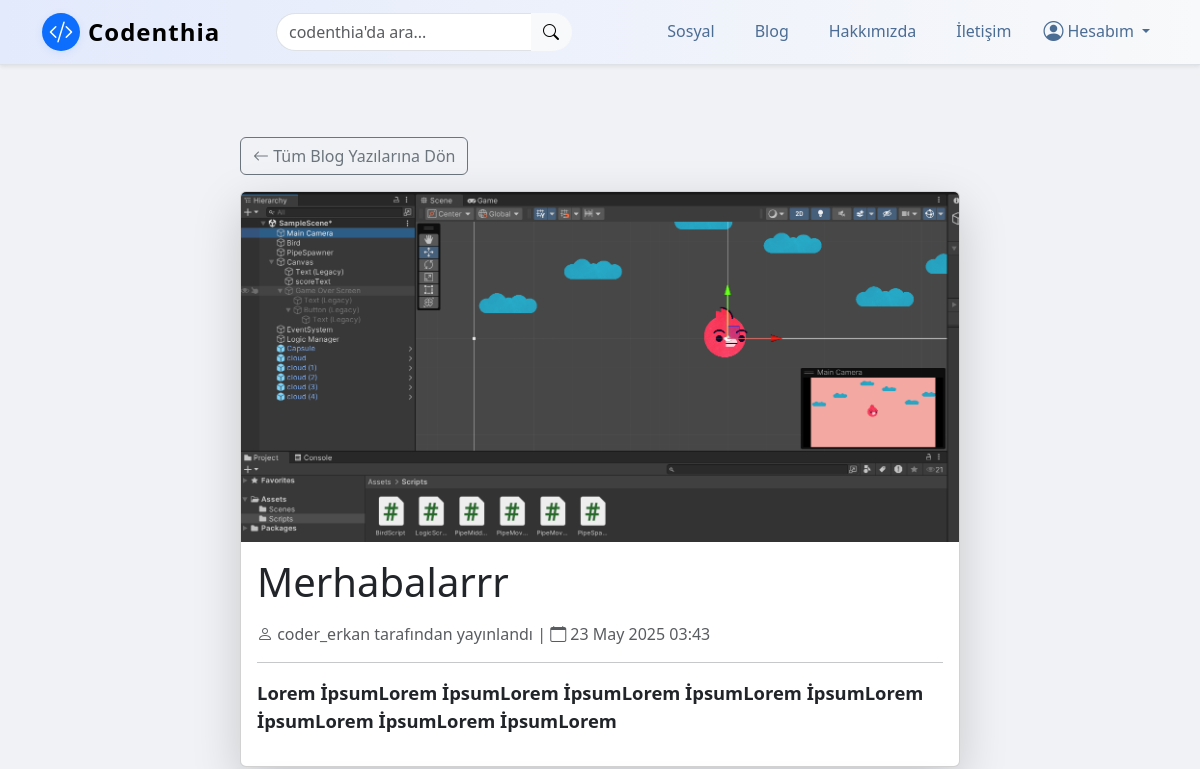
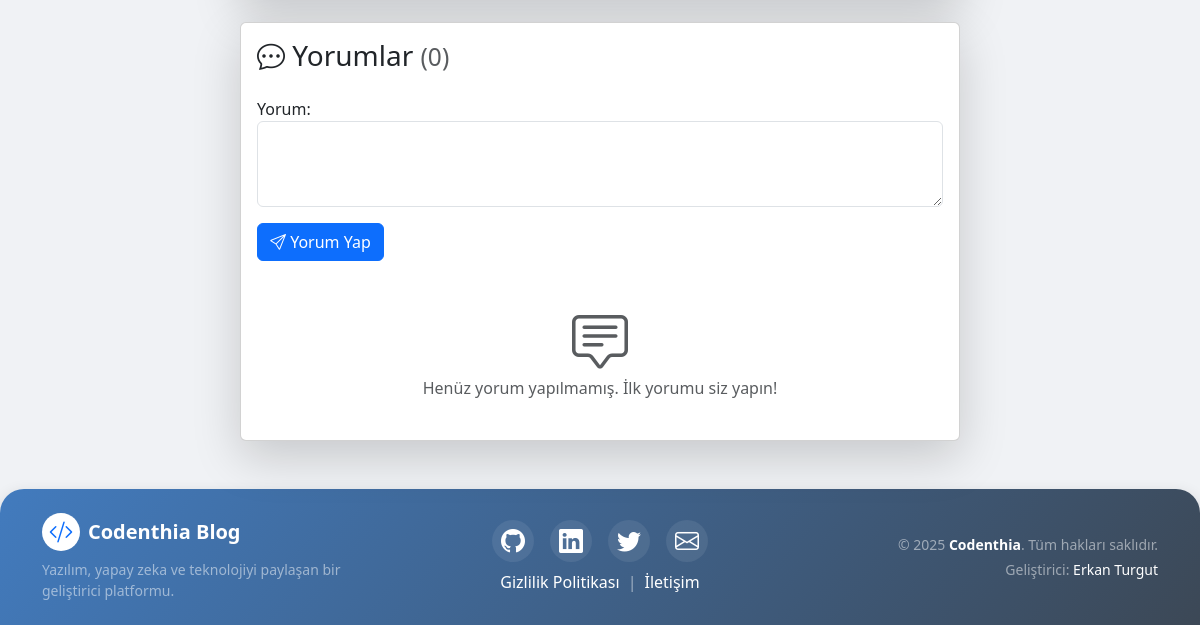
Page /articles/detail/16/ on the earlier database version (2 pictures, top to bottom).
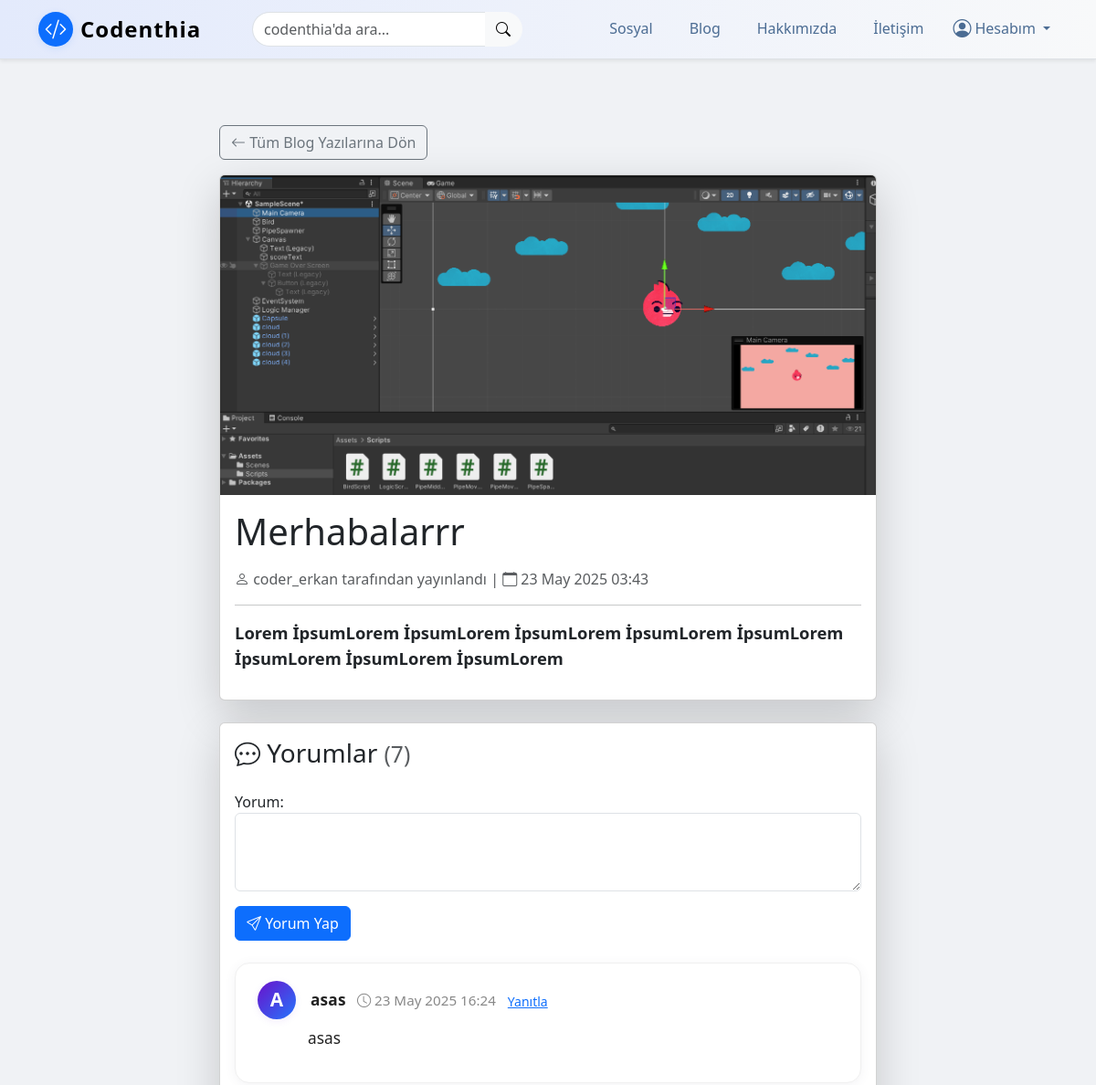
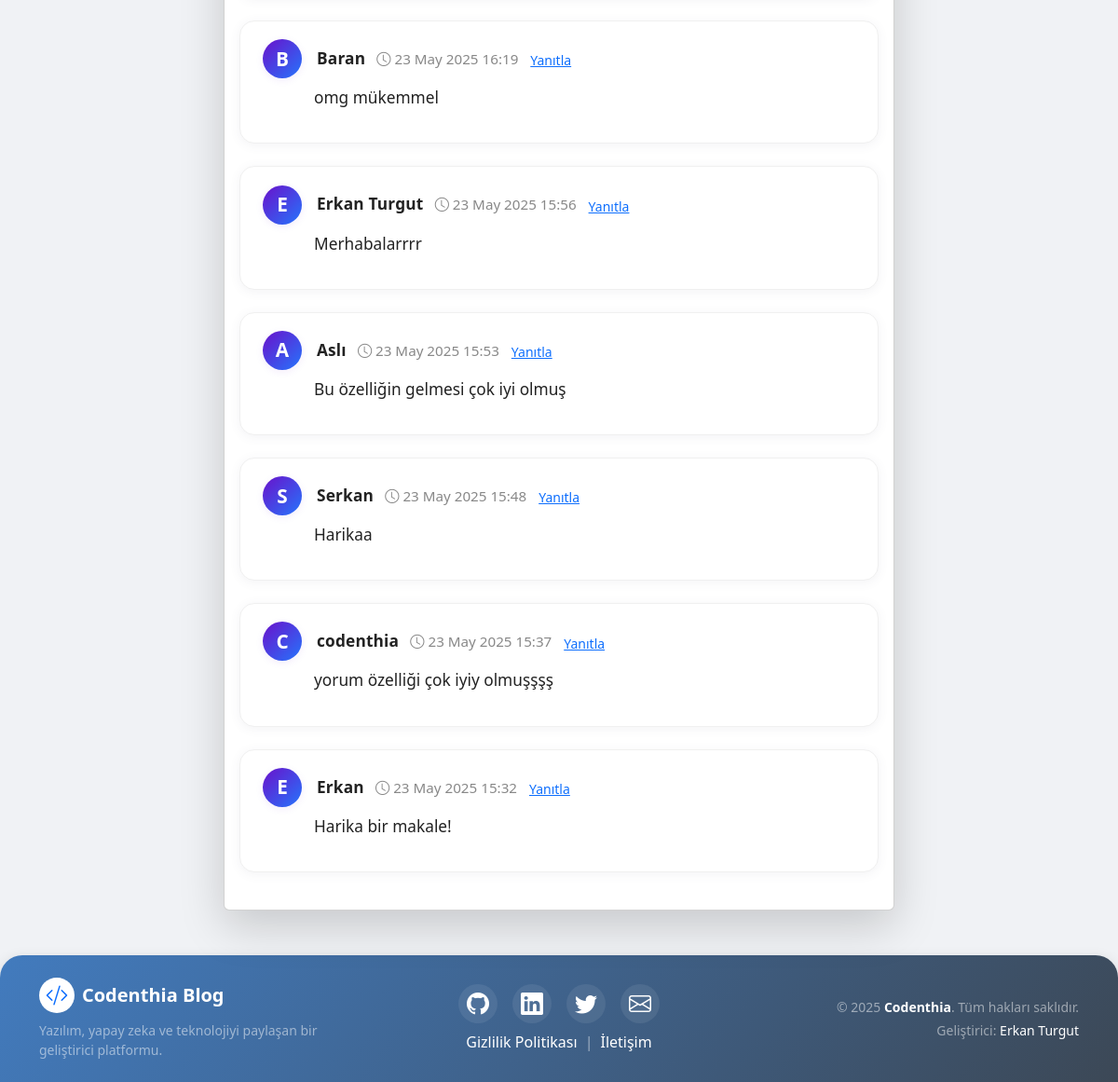
Same page on the later database version (2 pictures, top to bottom).
### article/models.py (models this page shows, shortened)
class Article(models.Model):
    author = models.ForeignKey("auth.User", on_delete=models.CASCADE , verbose_name="Yazar")  # Bu alan, yazının yazarını (kullanıcıyı) temsil eder ve yazar silindiğinde yazıları da silinir
    title = models.CharField(max_length=50, verbose_name="Başlık") # Bu alan, yazının başlığını temsil eder ve maksimum 50 karakterlik bir metin alır
    content = RichTextField(verbose_name="İçerik") # Bu alan, yazının içeriğini temsil eder ve metin içerikleri için kullanılır
    created_date = models.DateTimeField(auto_now_add=True , verbose_name="Oluşturulma Tarihi") # Bu alan, yazının oluşturulma tarihini otomatik olarak ekler
    image = models.ImageField(upload_to='article_images/', null=True, blank=True)  # <-- yeni alan
    class Meta:
        ordering = ['-created_date'] # Bu kod, yazıları tarihe göre sıralar

class Comment(models.Model):
    article = models.ForeignKey(Article, on_delete=models.CASCADE, verbose_name="Makale", related_name="comments")
    comment_author = models.CharField(max_length=50, verbose_name="İsim")
    comment_content = models.TextField(max_length=200, verbose_name="Yorum")
    comment_date = models.DateTimeField(auto_now_add=True)
    parent = models.ForeignKey('self', null=True, blank=True, on_delete=models.CASCADE, related_name='replies', verbose_name="Yanıtlanan Yorum")
    reply_to = models.CharField(max_length=50, null=True, blank=True, verbose_name="Yanıtlanan Kullanıcı")
    class Meta:
        ordering = ['-comment_date'] # Bu kod, yorumları tarihe göre sıralar

### article/views.py (the view)
# urls.py: path('detail/<int:id>', views.detail, name ="detail"), # Bu kod, makaleler sayfasınının detayını temsil eder ve detail fonksiyonunu çağırır
def detail(request, id):
    article = get_object_or_404(Article, id=id)
    comments = article.comments.all() # Bu kod, makaleye ait tüm yorumları alır
    if request.method == "POST":
        comment_form = CommentForm(request.POST) # Bu kod, yorum formunu alır
        if comment_form.is_valid(): # Bu kod, formun geçerli olup olmadığını kontrol eder
            comment = comment_form.save(commit=False) # Bu kod, yorumu oluşturur
            comment.article = article # Bu kod, yorumun makalesini belirler
            comment.save() # Bu kod, yorumu kaydeder
            messages.success(request, "Yorumunuz başarıyla eklendi.")
            return redirect("article:detail", id=id )
    else:
        comment_form = CommentForm()
    context = {
        'article': article,
        'comments': comments, # Bu kod, makaleye ait tüm yorumları alır
        'comment_form': comment_form,
    }
    return render(request, 'detail.html', context)

### article/forms.py
class CommentForm(forms.ModelForm):
    parent = forms.IntegerField(widget=forms.HiddenInput(), required=False)
    reply_to = forms.CharField(widget=forms.HiddenInput(), required=False)
    class Meta:
        model = Comment
        fields = ['comment_content']
        labels = {
            'comment_content': 'Yorum',
        }
        widgets = {
            'comment_content': forms.Textarea(attrs={'class': 'form-control', 'rows': 3}),
        }

### templates/detail.html (shortened to what the changed rows need)
{% extends "layout.html" %} {% load static %} {% block body %}
<article class="container my-5">
    <div class="row justify-content-center">
        <div class="col-md-10 col-lg-8">
            <div class="card shadow-lg">
                {% if article.image %}
                <img src="{{ article.image.url }}" class="card-img-top" alt="{{ article.title }}" style="object-fit:cover; max-height:350px;"> {% else %}
                <img src="{% static 'codenthiaRevize.png' %}" class="card-img-top" alt="{{ article.title }}" style="object-fit:cover; max-height:350px;"> {% endif %}
                <div class="card-body">
                    <h1 class="card-title mb-3">{{ article.title | safe }}</h1>
                    <div class="mb-3 text-muted">
                        <i class="bi bi-person"></i> {{ article.author }} tarafından yayınlandı |
                        <i class="bi bi-calendar"></i> {{ article.created_date|date:"d M Y H:i" }}
                    </div>
                    <hr>
                    <div class="card-text" style="font-size:1.15rem;">
                        {{ article.content|safe|linebreaks }}
                    </div>
                </div>
            </div>
            <div class="card shadow-lg mt-4">
                <div class="card-body">
                    <h3 class="card-title mb-4">
                        <i class="bi bi-chat-dots"></i> Yorumlar
                        <small class="text-muted">({{ comments.count }})</small>
                    </h3>
                    {% if comments %} {% for comment in comments %} {% if not comment.parent %}
                    <div class="comment-card mb-4">
                        <div class="d-flex align-items-center mb-2">
                            <div class="comment-avatar me-3">
                                <span>
                                            {% if comment.comment_author %}
                                                {{ comment.comment_author|first|upper }}
                                            {% else %}
                                                <i class="bi bi-person"></i>
                                            {% endif %}
                                        </span>
                            </div>
                            <div class="flex-grow-1">
                                <span class="comment-author">{{ comment.comment_author }}</span>
                                <span class="comment-date ms-2">
                                            <i class="bi bi-clock"></i> {{ comment.comment_date|date:"d M Y H:i" }}
                                        </span>
                                <button type="button" class="btn btn-link btn-sm text-primary p-0 ms-2" onclick="setReply('{{ comment.id }}', '{{ comment.comment_author|escapejs }}')">Yanıtla</button>
                            </div>
                        </div>
                        <div class="comment-content">
                            {{ comment.comment_content|linebreaks }}
                        </div>
                    </div>
                    {% endif %} {% endfor %} {% else %}
                    <div class="text-center py-4">
                        <i class="bi bi-chat-square-text display-4 text-muted mb-3"></i>
                        <p class="text-muted mb-0">Henüz yorum yapılmamış. İlk yorumu siz yapın!</p>
                    </div>
                    {% endif %}
                </div>
            </div>
        </div>
    </div>
</article>
{% endblock %}

Differences in the rows shown:
computed for Article "Merhabalarrr": count "0" → "7"
added Comment: comment_author|first "A", comment_author "asas", comment_date "23 May 2025 16:24", comment_content "asas"
added Comment: comment_author|first "B", comment_author "Baran", comment_date "23 May 2025 16:19", comment_content "omg mükemmel"
added Comment: comment_author|first "E", comment_author "Erkan Turgut", comment_date "23 May 2025 15:56", comment_content "Merhabalarrrr"
added Comment: comment_author|first "A", comment_author "Aslı", comment_date "23 May 2025 15:53", comment_content "Bu özelliğin gelmesi çok iyi olmuş"
added Comment: comment_author|first "S", comment_author "Serkan", comment_date "23 May 2025 15:48", comment_content "Harikaa"
added Comment: comment_author|first "C", comment_author "codenthia", comment_date "23 May 2025 15:37", comment_content "yorum özelliği çok iyiy olmuşşşş"
added Comment: comment_author|first "E", comment_author "Erkan", comment_date "23 May 2025 15:32", comment_content "Harika bir makale!"
Other differences:
text no longer shown: "Henüz yorum yapılmamış. İlk yorumu siz yapın!"
